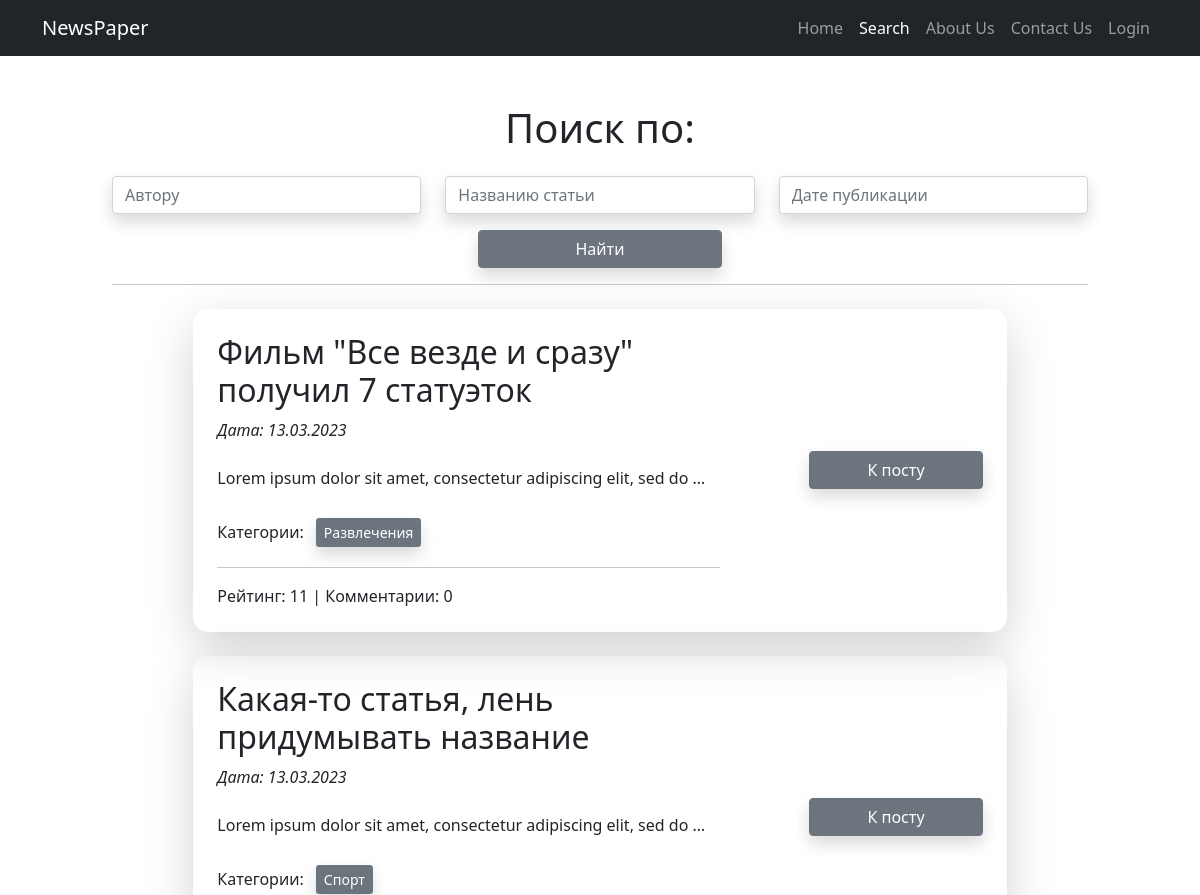
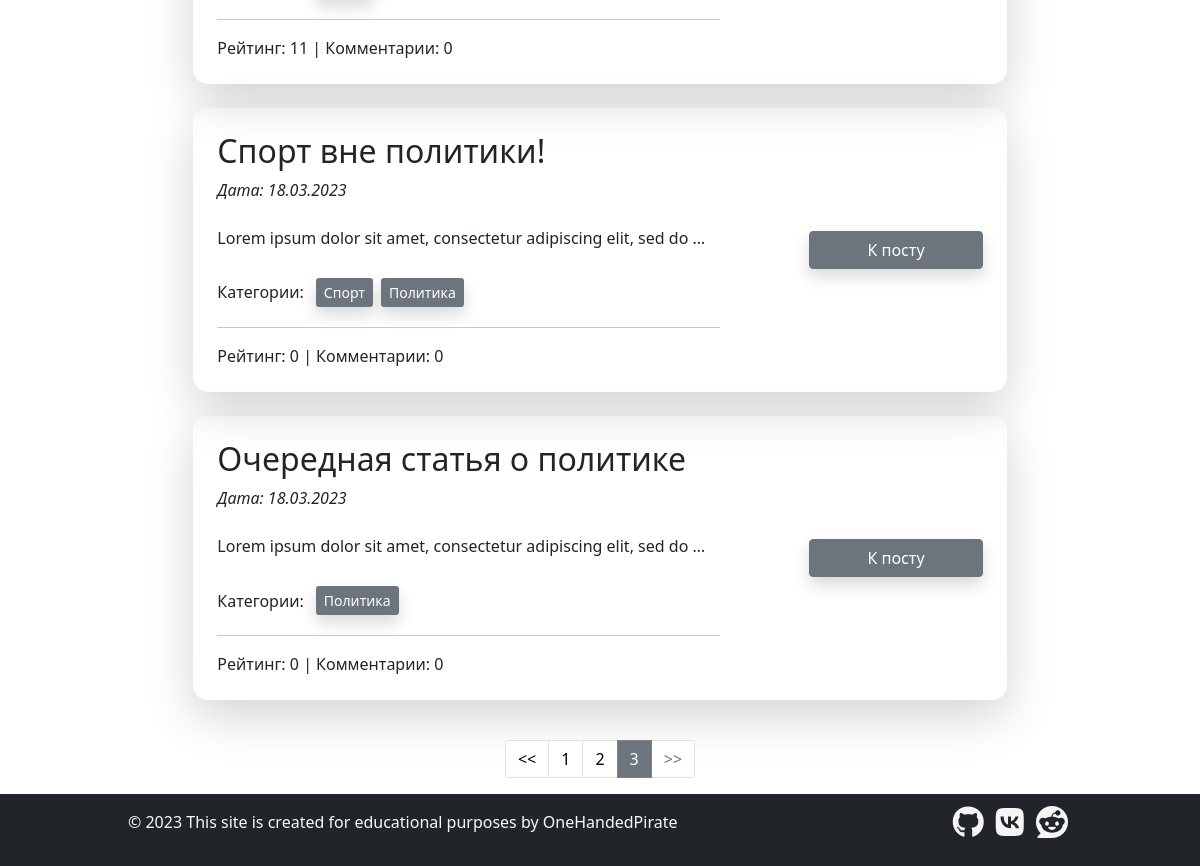
Before: /news/search/?page=3 with the older database file (2 pictures, top to bottom).
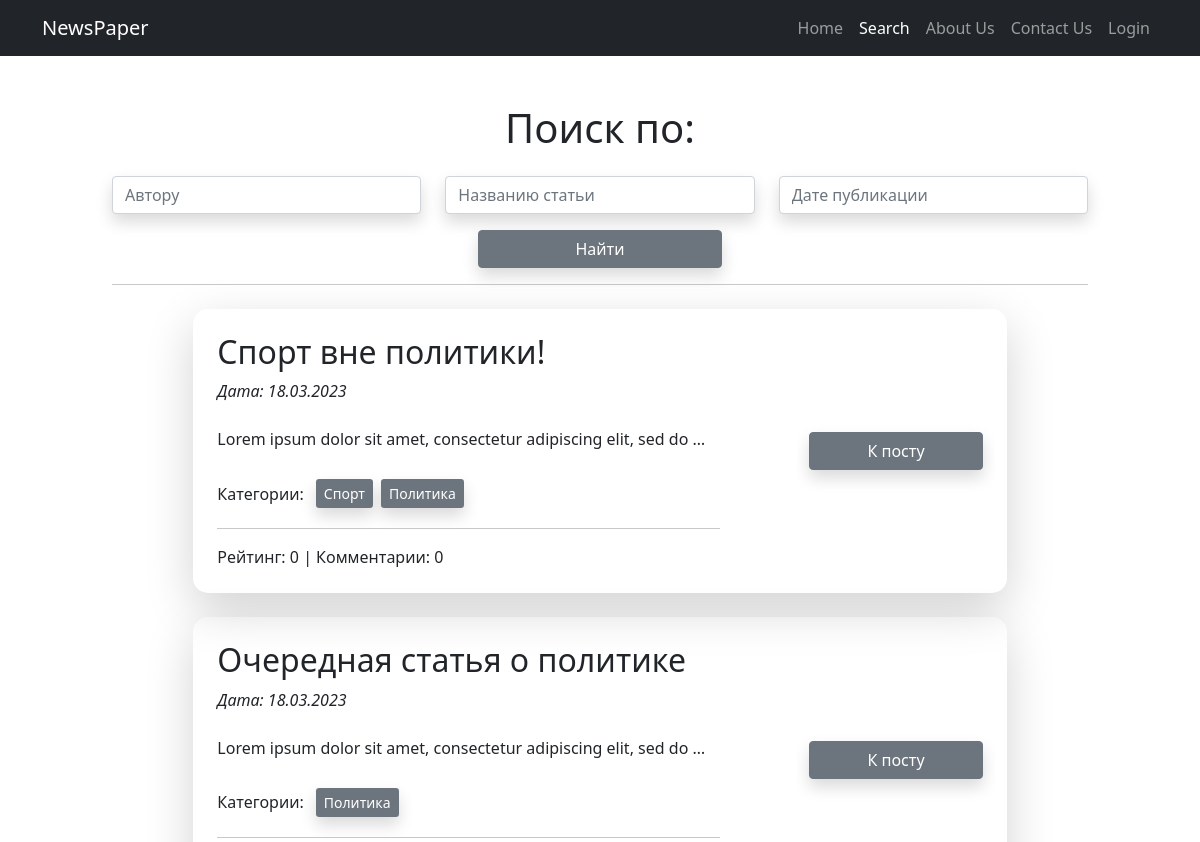
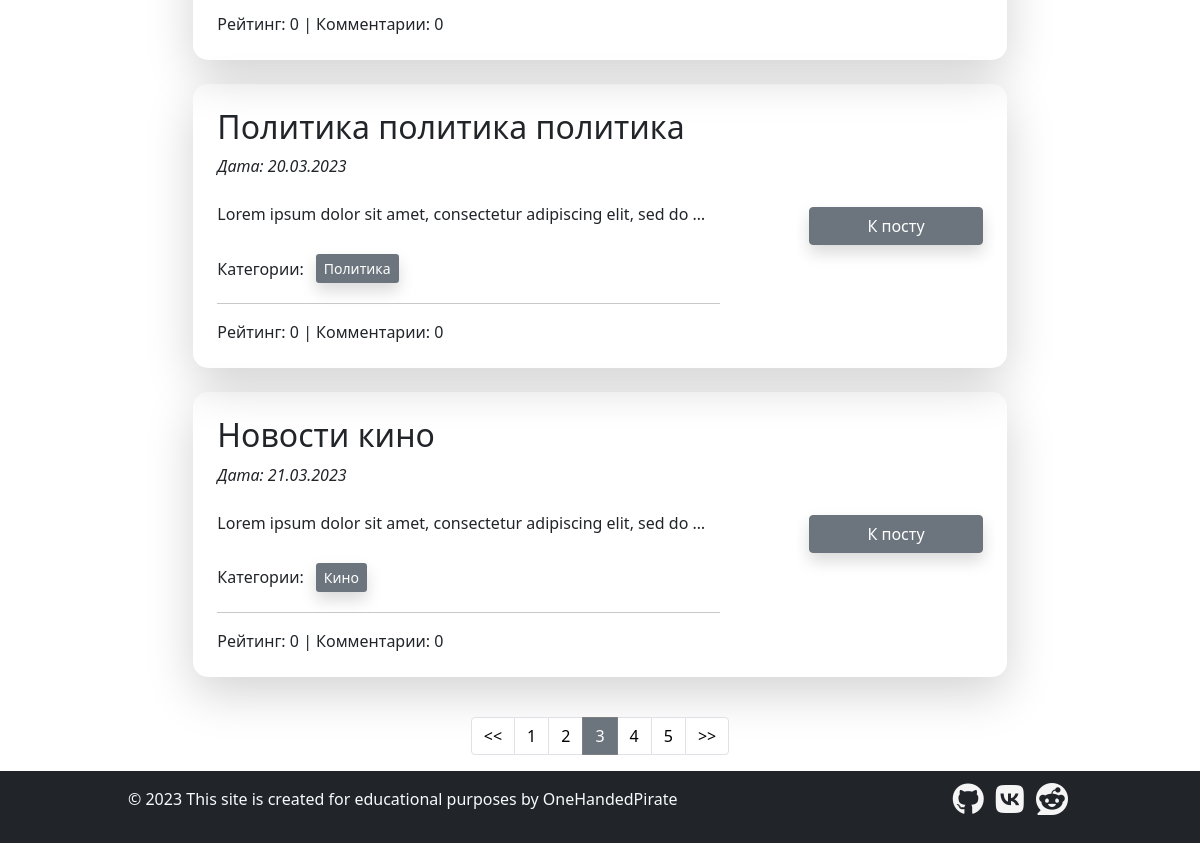
After: the same page with the newer database file (2 pictures, top to bottom).
### news/models.py (models this page shows, shortened)
class Attitude:
    '''Миксин-класс для моделей с полем rating'''

class Post(models.Model, Attitude):
    author = models.ForeignKey(Author, on_delete=models.CASCADE)
    type = models.CharField(max_length=1,
                            choices=[('N', 'Новость'), ('A', 'Статья')],
                            default='A')
    publish_time = models.DateTimeField(auto_now_add=True)
    category = models.ManyToManyField(Category, through='PostCategory')
    title = models.CharField(max_length=150)
    text = models.TextField()
    rating = models.IntegerField(default=0)

class Category(models.Model):
    name = models.CharField(max_length=100, unique=True)
    subscribers = models.ManyToManyField(User, through='CategorySubscriber')

### news/views.py (the view)
# urls.py: path('search/', SearchPost.as_view(), name='search'),
class SearchPost(ListView):
    model = Post
    template_name = 'news/postSearch.html'
    context_object_name = 'search'
    paginate_by = 4
    def get_context_data(self, *, object_list=None, **kwargs):
        context = super().get_context_data(**kwargs)
        context['menu'] = menu
        context['filter'] = PostFilter(self.request.GET, queryset=self.get_queryset())
        context['filter_params'] = get_filter_params(self.request)
        return context
    def get_queryset(self):
        queryset = super().get_queryset()
        return PostFilter(self.request.GET, queryset=queryset).qs

### news/templatetags/news/custom_filters.py (called while the page is built)
@register.filter(name='censor')
def censor(value):
    banned_words = ['пьер', 'японии', 'париж', 'текст', 'олимпийск']
    original_text = value.split()
    bad_words = []
    for indx, word in enumerate(value.lower().split()):
        for bad_word in banned_words:
            if bad_word in word:
                bad_words.append(indx)
    for bad_word in bad_words:
        original_text[bad_word] = '*нехорошее слово*'
    return ' '.join(original_text)

### news/utils.py (called while the page is built)
def get_filter_params(request):
    temp = {p: v for p, v in request.GET.copy().items() if p != 'page'}
    if any([not not v for v in temp.values()]):
        return ''.join([f'&{p}={v}' for p, v in temp.items() if v])
    else:
        return None

### news/templates/news/postSearch.html (shortened to what this page needs)
{% extends 'news/default.html' %}
{% load widget_tweaks %}
{% load news.custom_filters %}
{% block content %}
    <h1>Поиск по:</h1>
    <form method="get" class="mt-4">
        <div class='row'>
            {% for f in filter.form %}
                <div class="col-4">{{ f|add_class:'shadow' }}</div>
            {% endfor %}
        </div>
        <div class="d-grid gap-2 col-3 mx-auto">
            <button type="submit" class="btn btn-secondary mt-3 shadow">Найти</button>
        </div>
        <hr>
    </form>
    {% for post in search %}
        {% include 'news/postInList.html' %}
    {% endfor %}
{% endblock %}

### news/templates/news/postInList.html (shortened to what this page needs)
{% load news.custom_filters %}
<div class="container-fluid col-sm-12 col-lg-10 rounded-5 shadow-lg p-4 my-4"
     style="border-radius: 15px">
    <div class="row justify-content-between">
        <div class="text-start col-8 overflow-auto">
            <h2>{{ post.title | censor }}</h2>
            <p class="fst-italic">Дата: {{ post.publish_time|date:'d.m.Y' }}</p>
            <p class="mt-4">{{ post.text | truncatewords:10 | censor }}</p>
            <div class="mt-4">
                {% include 'news/postCategoriesAjax.html' %}
            </div>
            <hr>
            <div>
                <span>Рейтинг: {{ post.rating }}</span> |
                <span>Комментарии: {{ post.comments.all.count }}</span>
            </div>
        </div>
        <div class="text-end col-3 d-flex flex-column align-items-end justify-content-center overflow-hidden">
            <div class="w-100">
                <a class="btn btn-secondary btn-block w-100 shadow" href="{% url 'post' post.pk %}">К посту</a>
            </div>
        </div>
    </div>
</div>

### news/templates/news/postCategoriesAjax.html
<div class="btn-group d-flex flex-wrap" role="group" aria-label="Категории">
    <span class="me-2 my-auto">Категории:</span>
    {% for cat in post.category.all %}
        {% if user.is_authenticated %}
            {% if user not in cat.subscribers.all %}
                <button
                        class="btn-sm btn-outline-secondary m-1 shadow"
                        data-url="{% url 'subscribe' cat.pk %}"
                        title="Нажмите, чтобы подписаться на категорию"
                        onclick="subscribeCategory(event)"
                >
                    {{ cat.name }}
                </button>
            {% else %}
                <button
                        class="btn-sm btn-secondary m-1 shadow"
                        title="Нажмите, чтобы отписаться"
                        data-url="{% url 'unsubscribe' cat.pk %}"
                        onclick="unsubscribeCategory(event)"
                >
                    {{ cat.name }}
                </button>
            {% endif %}
        {% else %}
            <span class="btn-sm btn-secondary m-1 shadow"
                  title="Войдите, чтобы подписаться на категорию">{{ cat.name }}</span>
        {% endif %}
    {% endfor %}
</div>

Changed rows visible on the page:
no longer on this page (row unchanged): Post: title|censor "Фильм \"Все везде и сразу\" получил 7 статуэток", publish_time "13.03.2023", text|censor "Lorem ipsum dolor sit amet, consectetur adipiscing elit, sed do …", rating "11", comments.all.count "0"
no longer on this page (row unchanged): Category: name "Развлечения", shown under "Фильм \"Все везде и сразу\" получил 7 статуэток"
no longer on this page (row unchanged): Post: title|censor "Какая-то статья, лень придумывать название", publish_time "13.03.2023", text|censor "Lorem ipsum dolor sit amet, consectetur adipiscing elit, sed do …", rating "11", comments.all.count "0", Category (name "Спорт")
added Post: title|censor "Политика политика политика", publish_time "20.03.2023", text|censor "Lorem ipsum dolor sit amet, consectetur adipiscing elit, sed do …", rating "0", comments.all.count "0", Category (name "Политика")
added Post: title|censor "Новости кино", publish_time "21.03.2023", text|censor "Lorem ipsum dolor sit amet, consectetur adipiscing elit, sed do …", rating "0", comments.all.count "0"
added Category: name "Кино", shown under "Новости кино"
Other visible differences:
new list line: "4"
new list line: "5"
